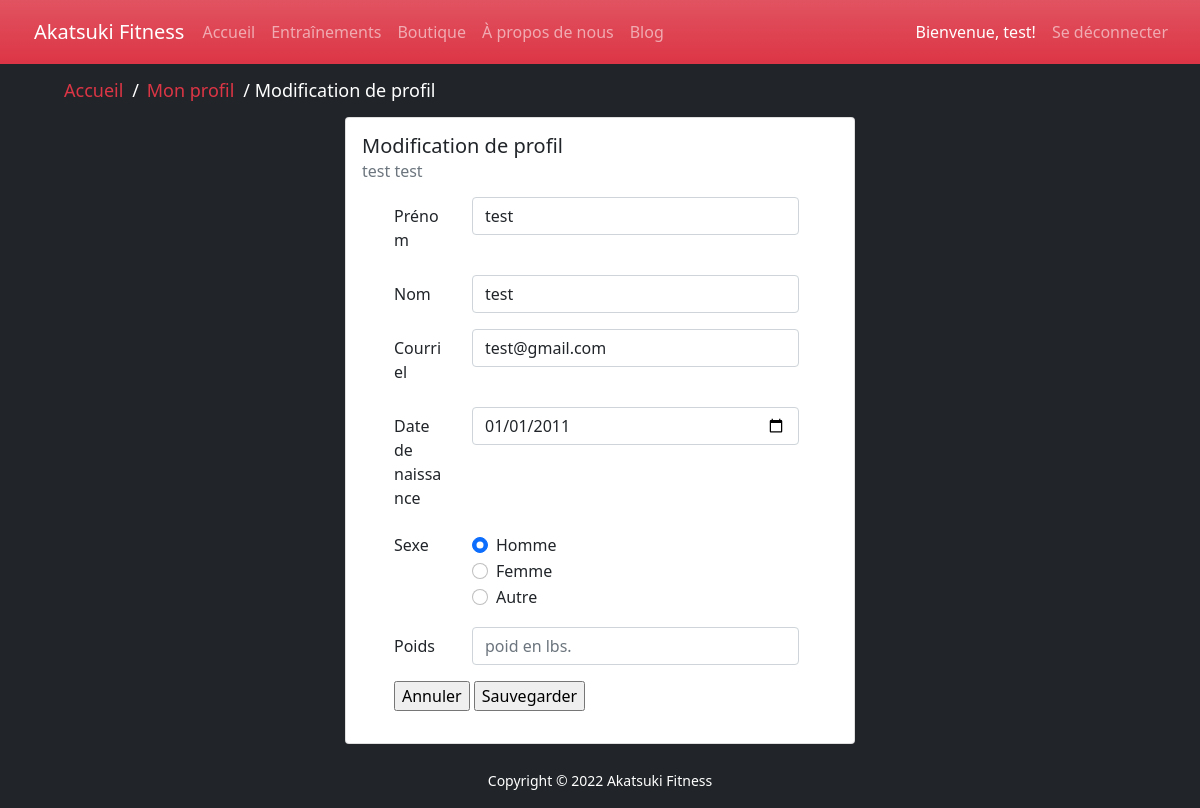
The page /profile_edit.php (signed in) on the database as committed earlier.
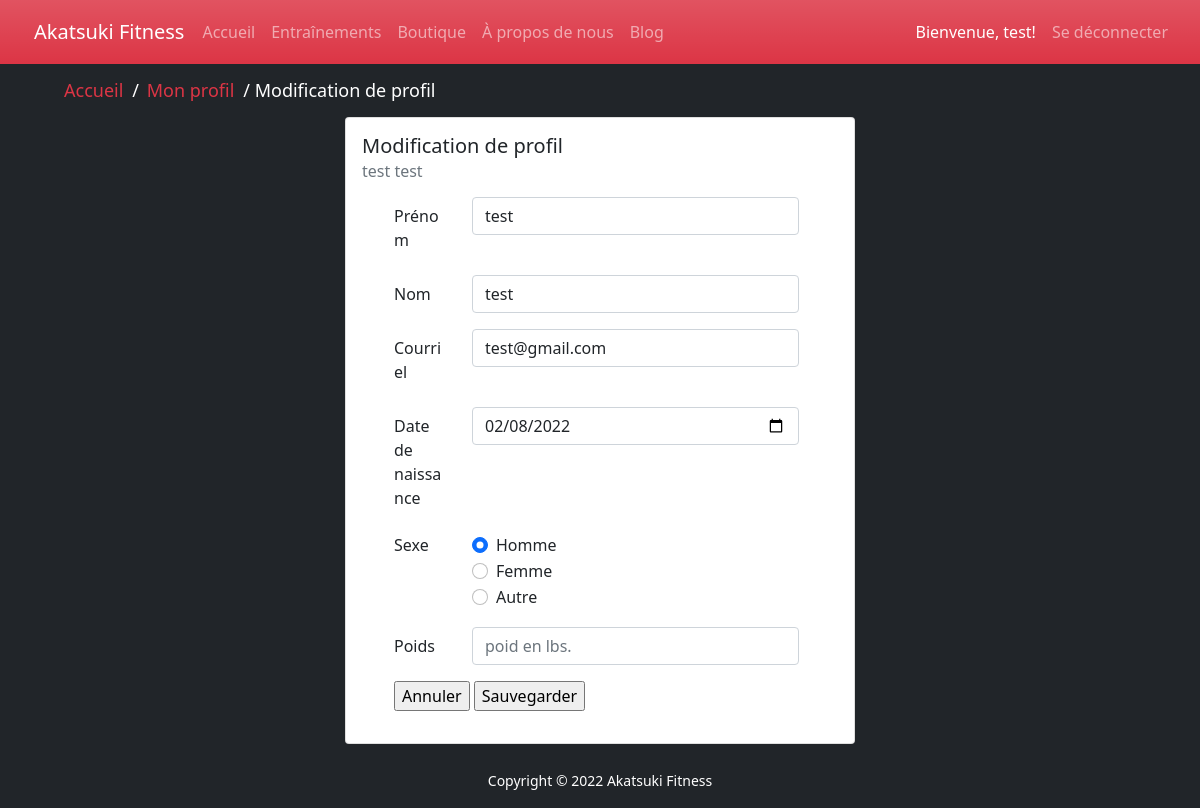
The same page on the database as committed later.
### tables this page shows
CREATE TABLE `utilisateur` (
  `iduser` int(11) NOT NULL,
  `nom` varchar(50) NOT NULL,
  `prenom` varchar(50) NOT NULL,
  `email` varchar(100) NOT NULL,
  `date_de_naissance` date NOT NULL,
  `sexe` int(11) NOT NULL,
  `poids` float DEFAULT NULL,
  `datedebutabonnement` date DEFAULT NULL,
  `datefinabonnement` date DEFAULT NULL
);

### db/conn.php (called while the page is built)
<?php
$host = 'localhost';
$db = 'akatsuki_db';
$user = 'root';
$pass = '';
$chartset = 'utf8mb4';
$dsn = "mysql:host=$host;dbname=$db;chartset=$chartset";
try {
    $pdo = new PDO($dsn, $user, $pass);
    $pdo->setAttribute(PDO::ATTR_ERRMODE, PDO::ERRMODE_EXCEPTION);
} catch (PDOException $e) {
    throw new PDOException($e->getMessage());
}
require_once 'Crud.php';
$crud = new Crud($pdo);

### db/Crud.php (called while the page is built, shortened)
<?php
class Crud
{
    private $db;
    public function __construct($conn)
    {
        $this->db = $conn;
    }
    public function getUser($id){
        try {
            $sql = "SELECT * FROM utilisateur WHERE iduser = '$id' ";
            $stmt = $this->db->prepare($sql);
            $stmt->execute();
            $result = $stmt->fetch();
            return  $result;
        } catch (PDOException $e) {
            echo $e->getMessage();
            return false;
        }
    }
}

### profile_edit.php (the view, shortened to what the changed rows need)
<?php
require_once('includes/header.php');
$userid = $_SESSION['userid'];
$userInfo = $crud->getUser($userid);
$firstname = $userInfo['prenom'];
$lastname = $userInfo['nom'];
$email = $userInfo['email'];
$dob = $userInfo['date_de_naissance'];
$gender = $userInfo['sexe'];
?>
<main class="bg-dark">
    <div class="container w-50 text">
        <div class="card-group container-fluid ">
            <div class="card" style="width:500px;">
                <div class="card-body">
                    <h5 class="card-title">Modification de profil </h5>
                    <h6 class="card-subtitle mb-2 text-muted"><?php echo $firstname . ' ' . $lastname ?></h6>
                    <p class="card-text">
                    <ul style="list-style-type:none;">
                        <form autocomplete="off" method="POST" action="profile_edit.php">
                            <div class="row mb-3">
                                <div class="col-sm-9">
                                    <input type="text" class="form-control" name="firstname" required="" value="<?php echo $firstname ?>">
                                </div>
                            </div>
                            <div class="row mb-3">
                                <div class="col-sm-9">
                                    <input type="text" class="form-control" name="lastname" required="" value="<?php echo $lastname ?>">
                                </div>
                            </div>
                            <div class="row mb-3">
                                <div class="col-sm-9">
                                    <input type="text" class="form-control" name="email" required="" value="<?php echo $email ?>">
                                </div>
                            </div>
                            <div class="row mb-3">
                                <div class="col-sm-9">
                                    <input type="date"  class="form-control" name="dob" required="" value="<?php echo $dob ?>">
                                </div>
                            </div>
                            <fieldset class="row mb-3">
                        <div class="col-sm-10">
                            <div class="form-check">
                                <input class="form-check-input" type="radio" name="gender" value="0" <?php if ($gender == 0) { echo 'checked'; } ?>>
                                <label class="form-check-label" for="radioMale">
                                    Homme
                                </label>
                            </div>
                            <div class="form-check">
                                <input class="form-check-input" type="radio" name="gender"  value="1" <?php if ($gender == 1) { echo 'checked'; } ?>>
                                <label class="form-check-label" for="radioFemelle">
                                    Femme
                                </label>
                            </div>
                            <div class="form-check disabled">
                                <input class="form-check-input" type="radio" name="gender"  value="2"  <?php if ($gender == 2) { echo 'checked'; } ?>>
                                <label class="form-check-label" for="radioAutre">
                                    Autre
                                </label>
                            </div>
                        </div>
                    </fieldset>
                        </form>
                    </ul>
                    </p>
                </div>
            </div>
        </div>
    </div>
</main>
<?php
require_once('includes/footer.php');
?>

### vue/nav.php (shortened to what the changed rows need)
<nav id="myNav" class="navbar navbar-expand-md navbar-dark bg-danger bg-gradient">
    <div class="container-fluid">
        <div class="collapse navbar-collapse" id="navbarNav">
            <div class="navbar-nav ms-auto">
                <?php if(!isset($_SESSION['userid'])) { ?>
                <a href="login.php" class="nav-item nav-link">Se connecter</a>
                <?php } else {
                    $userid = $_SESSION['userid'];
                    $userInfo = $crud->getUser($userid); ?>
                <a id="btnBlog" href="profile.php" class="nav-item nav-link active">Bienvenue,
                    <?php echo $userInfo['prenom']?>!</a>
                <a href="logout.php" class="nav-item nav-link">Se déconnecter</a>
                <?php }?>
            </div>
        </div>
    </div>
</nav>

Rows that differ between the two databases and show on the page:
changed utilisateur "test": dob "01/01/2011" → "02/08/2022"
